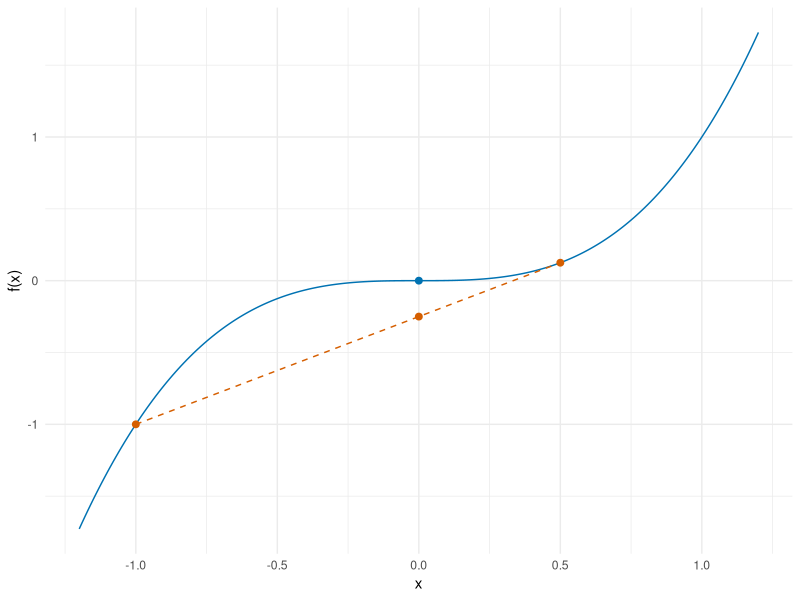

Reproduce this figure in R.
## ---- chunk 1
#| label: convex-at-hessian-r
#| fig-alt: >-
#|   The graph of f(x) = x^3 for x from -1.2 to 1.2, flat at the origin.
#|   A dashed vermilion chord joins (-1, -1) and (0.5, 0.125) and passes
#|   through (0, -0.25), below the graph's value 0 at x = 0.
#| fig-height: 3.5
#| fig-width: 6
ch_x_ch <- seq(-1.2, 1.2, length.out = 241)
ch_graph_ch <- tibble::tibble(x = ch_x_ch, f = ch_x_ch^3)
ch_ends_ch <- c(-1, 0.5)
ch_chord_ch <- tibble::tibble(x = ch_ends_ch, f = ch_ends_ch^3)
ch_mid_x_ch <- c(0, 0)
ch_mid_f_ch <- c(-0.25, 0)
ch_mid_ch <- tibble::tibble(x = ch_mid_x_ch, f = ch_mid_f_ch)
ch_mid_cols_ch <- c("#D55E00", "#0072B2")
ch_graph_ch |>
  ggplot2::ggplot() +
  ggplot2::aes(x = x, y = f) +
  ggplot2::geom_line(colour = "#0072B2") +
  ggplot2::geom_line(
    data = ch_chord_ch, colour = "#D55E00", linetype = "dashed"
  ) +
  ggplot2::geom_point(data = ch_chord_ch, colour = "#D55E00", size = 2) +
  ggplot2::geom_point(data = ch_mid_ch, colour = ch_mid_cols_ch, size = 2) +
  ggplot2::labs(x = "x", y = "f(x)") +
  ggplot2::theme_minimal()
